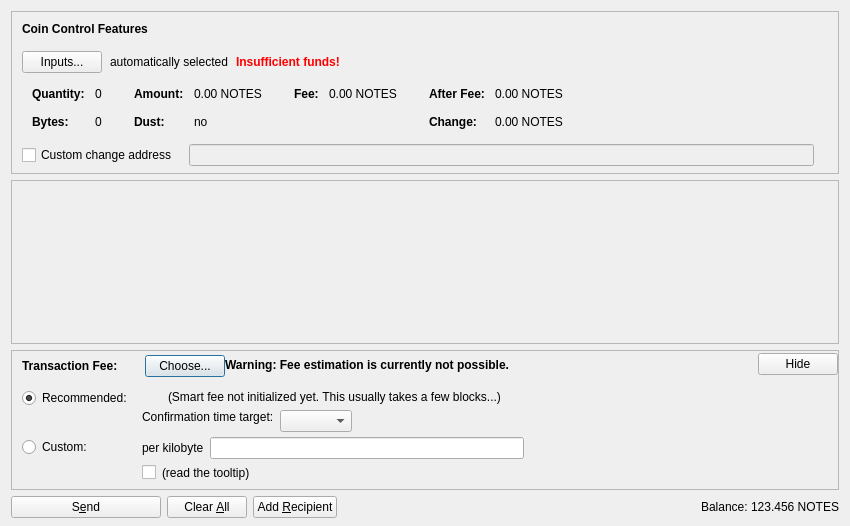
<?xml version="1.0" encoding="UTF-8"?>
<ui version="4.0">
 <class>SendCoinsDialog</class>
 <widget class="QDialog" name="SendCoinsDialog">
  <property name="geometry">
   <rect>
    <x>0</x>
    <y>0</y>
    <width>850</width>
    <height>526</height>
   </rect>
  </property>
  <property name="windowTitle">
   <string>Send Coins</string>
  </property>
  <layout class="QVBoxLayout" name="verticalLayout" stretch="0,1,0,0">
   <property name="bottomMargin">
    <number>8</number>
   </property>
   <item>
    <widget class="QFrame" name="frameCoinControl">
     <property name="sizePolicy">
      <sizepolicy hsizetype="Expanding" vsizetype="Expanding">
       <horstretch>0</horstretch>
       <verstretch>0</verstretch>
      </sizepolicy>
     </property>
     <property name="maximumSize">
      <size>
       <width>16777215</width>
       <height>16777215</height>
      </size>
     </property>
     <property name="frameShape">
      <enum>QFrame::StyledPanel</enum>
     </property>
     <property name="frameShadow">
      <enum>QFrame::Sunken</enum>
     </property>
     <layout class="QVBoxLayout" name="verticalLayoutCoinControl2">
      <property name="spacing">
       <number>0</number>
      </property>
      <property name="leftMargin">
       <number>0</number>
      </property>
      <property name="topMargin">
       <number>0</number>
      </property>
      <property name="rightMargin">
       <number>0</number>
      </property>
      <property name="bottomMargin">
       <number>6</number>
      </property>
      <item>
       <layout class="QVBoxLayout" name="verticalLayoutCoinControl" stretch="0,0,0,0,1">
        <property name="spacing">
         <number>0</number>
        </property>
        <property name="leftMargin">
         <number>10</number>
        </property>
        <property name="topMargin">
         <number>10</number>
        </property>
        <item>
         <layout class="QHBoxLayout" name="horizontalLayoutCoinControl1">
          <property name="bottomMargin">
           <number>15</number>
          </property>
          <item>
           <widget class="QLabel" name="labelCoinControlFeatures">
            <property name="sizePolicy">
             <sizepolicy hsizetype="Preferred" vsizetype="Maximum">
              <horstretch>0</horstretch>
              <verstretch>0</verstretch>
             </sizepolicy>
            </property>
            <property name="font">
             <font>
              <weight>75</weight>
              <bold>true</bold>
             </font>
            </property>
            <property name="styleSheet">
             <string notr="true">font-weight:bold;</string>
            </property>
            <property name="text">
             <string>Coin Control Features</string>
            </property>
           </widget>
          </item>
         </layout>
        </item>
        <item>
         <layout class="QHBoxLayout" name="horizontalLayoutCoinControl2" stretch="0,0,0,0">
          <property name="spacing">
           <number>8</number>
          </property>
          <property name="bottomMargin">
           <number>10</number>
          </property>
          <item>
           <widget class="QPushButton" name="pushButtonCoinControl">
            <property name="styleSheet">
             <string notr="true"/>
            </property>
            <property name="text">
             <string>Inputs...</string>
            </property>
            <property name="autoDefault">
             <bool>false</bool>
            </property>
           </widget>
          </item>
          <item>
           <widget class="QLabel" name="labelCoinControlAutomaticallySelected">
            <property name="text">
             <string>automatically selected</string>
            </property>
            <property name="margin">
             <number>5</number>
            </property>
           </widget>
          </item>
          <item>
           <widget class="QLabel" name="labelCoinControlInsuffFunds">
            <property name="font">
             <font>
              <weight>75</weight>
              <bold>true</bold>
             </font>
            </property>
            <property name="styleSheet">
             <string notr="true">color:red;font-weight:bold;</string>
            </property>
            <property name="text">
             <string>Insufficient funds!</string>
            </property>
            <property name="margin">
             <number>5</number>
            </property>
           </widget>
          </item>
          <item>
           <spacer name="horizontalSpacerCoinControl">
            <property name="orientation">
             <enum>Qt::Horizontal</enum>
            </property>
            <property name="sizeHint" stdset="0">
             <size>
              <width>40</width>
              <height>1</height>
             </size>
            </property>
           </spacer>
          </item>
         </layout>
        </item>
        <item>
         <widget class="QWidget" name="widgetCoinControl" native="true">
          <property name="sizePolicy">
           <sizepolicy hsizetype="Preferred" vsizetype="Preferred">
            <horstretch>0</horstretch>
            <verstretch>0</verstretch>
           </sizepolicy>
          </property>
          <property name="minimumSize">
           <size>
            <width>0</width>
            <height>0</height>
           </size>
          </property>
          <property name="styleSheet">
           <string notr="true"/>
          </property>
          <layout class="QHBoxLayout" name="horizontalLayoutCoinControl5">
           <property name="leftMargin">
            <number>0</number>
           </property>
           <property name="topMargin">
            <number>0</number>
           </property>
           <property name="rightMargin">
            <number>0</number>
           </property>
           <property name="bottomMargin">
            <number>0</number>
           </property>
           <item>
            <layout class="QHBoxLayout" name="horizontalLayoutCoinControl3" stretch="0,0,0,1">
             <property name="spacing">
              <number>20</number>
             </property>
             <property name="topMargin">
              <number>0</number>
             </property>
             <property name="bottomMargin">
              <number>10</number>
             </property>
             <item>
              <layout class="QFormLayout" name="formLayoutCoinControl1">
               <property name="horizontalSpacing">
                <number>10</number>
               </property>
               <property name="verticalSpacing">
                <number>14</number>
               </property>
               <property name="leftMargin">
                <number>10</number>
               </property>
               <property name="topMargin">
                <number>4</number>
               </property>
               <property name="rightMargin">
                <number>6</number>
               </property>
               <item row="0" column="0">
                <widget class="QLabel" name="labelCoinControlQuantityText">
                 <property name="font">
                  <font>
                   <weight>75</weight>
                   <bold>true</bold>
                  </font>
                 </property>
                 <property name="text">
                  <string>Quantity:</string>
                 </property>
                 <property name="margin">
                  <number>0</number>
                 </property>
                </widget>
               </item>
               <item row="0" column="1">
                <widget class="QLabel" name="labelCoinControlQuantity">
                 <property name="cursor">
                  <cursorShape>IBeamCursor</cursorShape>
                 </property>
                 <property name="contextMenuPolicy">
                  <enum>Qt::ActionsContextMenu</enum>
                 </property>
                 <property name="text">
                  <string notr="true">0</string>
                 </property>
                 <property name="margin">
                  <number>0</number>
                 </property>
                 <property name="textInteractionFlags">
                  <set>Qt::LinksAccessibleByMouse|Qt::TextSelectableByKeyboard|Qt::TextSelectableByMouse</set>
                 </property>
                </widget>
               </item>
               <item row="1" column="0">
                <widget class="QLabel" name="labelCoinControlBytesText">
                 <property name="font">
                  <font>
                   <weight>75</weight>
                   <bold>true</bold>
                  </font>
                 </property>
                 <property name="text">
                  <string>Bytes:</string>
                 </property>
                </widget>
               </item>
               <item row="1" column="1">
                <widget class="QLabel" name="labelCoinControlBytes">
                 <property name="cursor">
                  <cursorShape>IBeamCursor</cursorShape>
                 </property>
                 <property name="contextMenuPolicy">
                  <enum>Qt::ActionsContextMenu</enum>
                 </property>
                 <property name="text">
                  <string notr="true">0</string>
                 </property>
                 <property name="textInteractionFlags">
                  <set>Qt::LinksAccessibleByMouse|Qt::TextSelectableByKeyboard|Qt::TextSelectableByMouse</set>
                 </property>
                </widget>
               </item>
              </layout>
             </item>
             <item>
              <layout class="QFormLayout" name="formLayoutCoinControl2">
               <property name="horizontalSpacing">
                <number>10</number>
               </property>
               <property name="verticalSpacing">
                <number>14</number>
               </property>
               <property name="leftMargin">
                <number>6</number>
               </property>
               <property name="topMargin">
                <number>4</number>
               </property>
               <property name="rightMargin">
                <number>6</number>
               </property>
               <item row="0" column="0">
                <widget class="QLabel" name="labelCoinControlAmountText">
                 <property name="font">
                  <font>
                   <weight>75</weight>
                   <bold>true</bold>
                  </font>
                 </property>
                 <property name="text">
                  <string>Amount:</string>
                 </property>
                 <property name="margin">
                  <number>0</number>
                 </property>
                </widget>
               </item>
               <item row="0" column="1">
                <widget class="QLabel" name="labelCoinControlAmount">
                 <property name="cursor">
                  <cursorShape>IBeamCursor</cursorShape>
                 </property>
                 <property name="contextMenuPolicy">
                  <enum>Qt::ActionsContextMenu</enum>
                 </property>
                 <property name="text">
                  <string notr="true">0.00 NOTES</string>
                 </property>
                 <property name="textInteractionFlags">
                  <set>Qt::LinksAccessibleByMouse|Qt::TextSelectableByKeyboard|Qt::TextSelectableByMouse</set>
                 </property>
                </widget>
               </item>
               <item row="1" column="0">
                <widget class="QLabel" name="labelCoinControlLowOutputText">
                 <property name="font">
                  <font>
                   <weight>75</weight>
                   <bold>true</bold>
                  </font>
                 </property>
                 <property name="text">
                  <string>Dust:</string>
                 </property>
                </widget>
               </item>
               <item row="1" column="1">
                <widget class="QLabel" name="labelCoinControlLowOutput">
                 <property name="cursor">
                  <cursorShape>IBeamCursor</cursorShape>
                 </property>
                 <property name="contextMenuPolicy">
                  <enum>Qt::ActionsContextMenu</enum>
                 </property>
                 <property name="text">
                  <string notr="true">no</string>
                 </property>
                 <property name="textInteractionFlags">
                  <set>Qt::LinksAccessibleByMouse|Qt::TextSelectableByKeyboard|Qt::TextSelectableByMouse</set>
                 </property>
                </widget>
               </item>
              </layout>
             </item>
             <item>
              <layout class="QFormLayout" name="formLayoutCoinControl3">
               <property name="horizontalSpacing">
                <number>10</number>
               </property>
               <property name="verticalSpacing">
                <number>14</number>
               </property>
               <property name="leftMargin">
                <number>6</number>
               </property>
               <property name="topMargin">
                <number>4</number>
               </property>
               <property name="rightMargin">
                <number>6</number>
               </property>
               <item row="0" column="0">
                <widget class="QLabel" name="labelCoinControlFeeText">
                 <property name="font">
                  <font>
                   <weight>75</weight>
                   <bold>true</bold>
                  </font>
                 </property>
                 <property name="text">
                  <string>Fee:</string>
                 </property>
                 <property name="margin">
                  <number>0</number>
                 </property>
                </widget>
               </item>
               <item row="0" column="1">
                <widget class="QLabel" name="labelCoinControlFee">
                 <property name="cursor">
                  <cursorShape>IBeamCursor</cursorShape>
                 </property>
                 <property name="contextMenuPolicy">
                  <enum>Qt::ActionsContextMenu</enum>
                 </property>
                 <property name="text">
                  <string notr="true">0.00 NOTES</string>
                 </property>
                 <property name="textInteractionFlags">
                  <set>Qt::LinksAccessibleByMouse|Qt::TextSelectableByKeyboard|Qt::TextSelectableByMouse</set>
                 </property>
                </widget>
               </item>
              </layout>
             </item>
             <item>
              <layout class="QFormLayout" name="formLayoutCoinControl4">
               <property name="horizontalSpacing">
                <number>10</number>
               </property>
               <property name="verticalSpacing">
                <number>14</number>
               </property>
               <property name="leftMargin">
                <number>6</number>
               </property>
               <property name="topMargin">
                <number>4</number>
               </property>
               <property name="rightMargin">
                <number>6</number>
               </property>
               <item row="0" column="0">
                <widget class="QLabel" name="labelCoinControlAfterFeeText">
                 <property name="font">
                  <font>
                   <weight>75</weight>
                   <bold>true</bold>
                  </font>
                 </property>
                 <property name="text">
                  <string>After Fee:</string>
                 </property>
                 <property name="margin">
                  <number>0</number>
                 </property>
                </widget>
               </item>
               <item row="0" column="1">
                <widget class="QLabel" name="labelCoinControlAfterFee">
                 <property name="cursor">
                  <cursorShape>IBeamCursor</cursorShape>
                 </property>
                 <property name="contextMenuPolicy">
                  <enum>Qt::ActionsContextMenu</enum>
                 </property>
                 <property name="text">
                  <string notr="true">0.00 NOTES</string>
                 </property>
                 <property name="textInteractionFlags">
                  <set>Qt::LinksAccessibleByMouse|Qt::TextSelectableByKeyboard|Qt::TextSelectableByMouse</set>
                 </property>
                </widget>
               </item>
               <item row="1" column="0">
                <widget class="QLabel" name="labelCoinControlChangeText">
                 <property name="font">
                  <font>
                   <weight>75</weight>
                   <bold>true</bold>
                  </font>
                 </property>
                 <property name="text">
                  <string>Change:</string>
                 </property>
                </widget>
               </item>
               <item row="1" column="1">
                <widget class="QLabel" name="labelCoinControlChange">
                 <property name="cursor">
                  <cursorShape>IBeamCursor</cursorShape>
                 </property>
                 <property name="contextMenuPolicy">
                  <enum>Qt::ActionsContextMenu</enum>
                 </property>
                 <property name="text">
                  <string notr="true">0.00 NOTES</string>
                 </property>
                 <property name="textInteractionFlags">
                  <set>Qt::LinksAccessibleByMouse|Qt::TextSelectableByKeyboard|Qt::TextSelectableByMouse</set>
                 </property>
                </widget>
               </item>
              </layout>
             </item>
            </layout>
           </item>
          </layout>
         </widget>
        </item>
        <item>
         <layout class="QHBoxLayout" name="horizontalLayoutCoinControl4" stretch="0,0,0">
          <property name="spacing">
           <number>12</number>
          </property>
          <property name="sizeConstraint">
           <enum>QLayout::SetDefaultConstraint</enum>
          </property>
          <property name="topMargin">
           <number>5</number>
          </property>
          <property name="rightMargin">
           <number>5</number>
          </property>
          <item>
           <widget class="QCheckBox" name="checkBoxCoinControlChange">
            <property name="toolTip">
             <string>If this is activated, but the change address is empty or invalid, change will be sent to a newly generated address.</string>
            </property>
            <property name="text">
             <string>Custom change address</string>
            </property>
           </widget>
          </item>
          <item>
           <widget class="QValidatedLineEdit" name="lineEditCoinControlChange">
            <property name="enabled">
             <bool>false</bool>
            </property>
            <property name="sizePolicy">
             <sizepolicy hsizetype="Expanding" vsizetype="Fixed">
              <horstretch>0</horstretch>
              <verstretch>0</verstretch>
             </sizepolicy>
            </property>
           </widget>
          </item>
          <item>
           <widget class="QLabel" name="labelCoinControlChangeLabel">
            <property name="sizePolicy">
             <sizepolicy hsizetype="Preferred" vsizetype="Expanding">
              <horstretch>0</horstretch>
              <verstretch>0</verstretch>
             </sizepolicy>
            </property>
            <property name="minimumSize">
             <size>
              <width>0</width>
              <height>0</height>
             </size>
            </property>
            <property name="text">
             <string/>
            </property>
            <property name="margin">
             <number>3</number>
            </property>
           </widget>
          </item>
         </layout>
        </item>
        <item>
         <spacer name="verticalSpacerCoinControl">
          <property name="orientation">
           <enum>Qt::Vertical</enum>
          </property>
          <property name="sizeHint" stdset="0">
           <size>
            <width>800</width>
            <height>1</height>
           </size>
          </property>
         </spacer>
        </item>
       </layout>
      </item>
     </layout>
    </widget>
   </item>
   <item>
    <widget class="QScrollArea" name="scrollArea">
     <property name="widgetResizable">
      <bool>true</bool>
     </property>
     <widget class="QWidget" name="scrollAreaWidgetContents">
      <property name="geometry">
       <rect>
        <x>0</x>
        <y>0</y>
        <width>830</width>
        <height>104</height>
       </rect>
      </property>
      <layout class="QVBoxLayout" name="verticalLayout_2" stretch="0,1">
       <property name="leftMargin">
        <number>0</number>
       </property>
       <property name="topMargin">
        <number>0</number>
       </property>
       <property name="rightMargin">
        <number>0</number>
       </property>
       <property name="bottomMargin">
        <number>0</number>
       </property>
       <item>
        <layout class="QVBoxLayout" name="entries">
         <property name="spacing">
          <number>6</number>
         </property>
        </layout>
       </item>
       <item>
        <spacer name="verticalSpacer">
         <property name="orientation">
          <enum>Qt::Vertical</enum>
         </property>
         <property name="sizeHint" stdset="0">
          <size>
           <width>20</width>
           <height>40</height>
          </size>
         </property>
        </spacer>
       </item>
      </layout>
     </widget>
    </widget>
   </item>
   <item>
    <widget class="QFrame" name="frameFee">
     <property name="sizePolicy">
      <sizepolicy hsizetype="Expanding" vsizetype="Expanding">
       <horstretch>0</horstretch>
       <verstretch>0</verstretch>
      </sizepolicy>
     </property>
     <property name="maximumSize">
      <size>
       <width>16777215</width>
       <height>16777215</height>
      </size>
     </property>
     <property name="frameShape">
      <enum>QFrame::StyledPanel</enum>
     </property>
     <property name="frameShadow">
      <enum>QFrame::Sunken</enum>
     </property>
     <layout class="QVBoxLayout" name="verticalLayoutFee1">
      <property name="spacing">
       <number>0</number>
      </property>
      <property name="leftMargin">
       <number>0</number>
      </property>
      <property name="topMargin">
       <number>0</number>
      </property>
      <property name="rightMargin">
       <number>0</number>
      </property>
      <property name="bottomMargin">
       <number>0</number>
      </property>
      <item>
       <layout class="QVBoxLayout" name="verticalLayoutFee2" stretch="0,0,0">
        <property name="spacing">
         <number>0</number>
        </property>
        <property name="leftMargin">
         <number>10</number>
        </property>
        <property name="topMargin">
         <number>0</number>
        </property>
        <item>
         <layout class="QHBoxLayout" name="horizontalLayoutFee1">
          <property name="bottomMargin">
           <number>0</number>
          </property>
          <item>
           <layout class="QVBoxLayout" name="verticalLayoutFee7">
            <property name="spacing">
             <number>0</number>
            </property>
            <item>
             <spacer name="verticalSpacerSmartFee">
              <property name="orientation">
               <enum>Qt::Vertical</enum>
              </property>
              <property name="sizeType">
               <enum>QSizePolicy::Fixed</enum>
              </property>
              <property name="sizeHint" stdset="0">
               <size>
                <width>1</width>
                <height>4</height>
               </size>
              </property>
             </spacer>
            </item>
            <item>
             <layout class="QHBoxLayout" name="horizontalLayoutSmartFee">
              <property name="spacing">
               <number>10</number>
              </property>
              <item>
               <widget class="QLabel" name="labelFeeHeadline">
                <property name="sizePolicy">
                 <sizepolicy hsizetype="Preferred" vsizetype="Maximum">
                  <horstretch>0</horstretch>
                  <verstretch>0</verstretch>
                 </sizepolicy>
                </property>
                <property name="font">
                 <font>
                  <weight>75</weight>
                  <bold>true</bold>
                 </font>
                </property>
                <property name="styleSheet">
                 <string notr="true">font-weight:bold;</string>
                </property>
                <property name="text">
                 <string>Transaction Fee:</string>
                </property>
               </widget>
              </item>
              <item>
               <widget class="QLabel" name="labelFeeMinimized">
                <property name="text">
                 <string/>
                </property>
               </widget>
              </item>
              <item>
               <widget class="QPushButton" name="buttonChooseFee">
                <property name="text">
                 <string>Choose...</string>
                </property>
               </widget>
              </item>
             </layout>
            </item>
            <item>
             <spacer name="verticalSpacer_5">
              <property name="orientation">
               <enum>Qt::Vertical</enum>
              </property>
              <property name="sizeHint" stdset="0">
               <size>
                <width>1</width>
                <height>1</height>
               </size>
              </property>
             </spacer>
            </item>
           </layout>
          </item>
          <item>
           <widget class="QLabel" name="fallbackFeeWarningLabel">
            <property name="toolTip">
             <string>Using the fallbackfee can result in sending a transaction that will take several hours or days (or never) to confirm. Consider choosing your fee manually or wait until you have validated the complete chain.</string>
            </property>
            <property name="font">
            <font>
                <weight>75</weight>
                <bold>true</bold>
            </font>
            </property>
            <property name="text">
             <string>Warning: Fee estimation is currently not possible.</string>
            </property>
            <property name="wordWrap">
             <bool>false</bool>
            </property>
           </widget>
          </item>
          <item>
           <spacer name="horizontalSpacer_4">
            <property name="orientation">
             <enum>Qt::Horizontal</enum>
            </property>
            <property name="sizeType">
             <enum>QSizePolicy::MinimumExpanding</enum>
            </property>
            <property name="sizeHint" stdset="0">
             <size>
              <width>40</width>
              <height>20</height>
             </size>
            </property>
           </spacer>
          </item>
          <item>
           <widget class="QPushButton" name="buttonMinimizeFee">
            <property name="toolTip">
             <string>collapse fee-settings</string>
            </property>
            <property name="text">
             <string>Hide</string>
            </property>
           </widget>
          </item>
         </layout>
        </item>
        <item>
         <widget class="QFrame" name="frameFeeSelection">
          <layout class="QVBoxLayout" name="verticalLayoutFee12">
           <property name="spacing">
            <number>0</number>
           </property>
           <property name="leftMargin">
            <number>0</number>
           </property>
           <property name="topMargin">
            <number>0</number>
           </property>
           <property name="rightMargin">
            <number>0</number>
           </property>
           <property name="bottomMargin">
            <number>0</number>
           </property>
           <item>
            <layout class="QGridLayout" name="gridLayoutFee">
             <property name="topMargin">
              <number>10</number>
             </property>
             <property name="bottomMargin">
              <number>4</number>
             </property>
             <property name="horizontalSpacing">
              <number>10</number>
             </property>
             <property name="verticalSpacing">
              <number>4</number>
             </property>
             <item row="1" column="1">
              <layout class="QVBoxLayout" name="verticalLayoutFee8">
               <property name="spacing">
                <number>6</number>
               </property>
               <item>
                <layout class="QHBoxLayout" name="horizontalLayoutFee13">
                 <item>
                  <widget class="QLabel" name="labelCustomPerKilobyte">
                   <property name="toolTip">
                    <string>If the custom fee is set to 1000 satoshis and the transaction is only 250 bytes, then &quot;per kilobyte&quot; only pays 250 satoshis in fee, while &quot;total at least&quot; pays 1000 satoshis. For transactions bigger than a kilobyte both pay by kilobyte.</string>
                   </property>
                   <property name="text">
                    <string>per kilobyte</string>
                   </property>
                  </widget>
                 </item>
                 <item>
                  <widget class="BitcoinAmountField" name="customFee"/>
                 </item>
                 <item>
                  <spacer name="horizontalSpacer_6">
                   <property name="orientation">
                    <enum>Qt::Horizontal</enum>
                   </property>
                   <property name="sizeHint" stdset="0">
                    <size>
                     <width>1</width>
                     <height>1</height>
                    </size>
                   </property>
                  </spacer>
                 </item>
                </layout>
               </item>
               <item>
                <layout class="QHBoxLayout" name="horizontalLayoutFee8">
                 <item>
                  <widget class="QCheckBox" name="checkBoxMinimumFee">
                   <property name="toolTip">
                    <string>Paying only the minimum fee is just fine as long as there is less transaction volume than space in the blocks. But be aware that this can end up in a never confirming transaction once there is more demand for notecoin transactions than the network can process.</string>
                   </property>
                   <property name="text">
                    <string/>
                   </property>
                  </widget>
                 </item>
                 <item>
                  <widget class="QLabel" name="labelMinFeeWarning">
                   <property name="enabled">
                    <bool>true</bool>
                   </property>
                   <property name="toolTip">
                    <string>Paying only the minimum fee is just fine as long as there is less transaction volume than space in the blocks. But be aware that this can end up in a never confirming transaction once there is more demand for notecoin transactions than the network can process.</string>
                   </property>
                   <property name="text">
                    <string>(read the tooltip)</string>
                   </property>
                   <property name="margin">
                    <number>5</number>
                   </property>
                  </widget>
                 </item>
                 <item>
                  <spacer name="horizontalSpacer_2">
                   <property name="orientation">
                    <enum>Qt::Horizontal</enum>
                   </property>
                   <property name="sizeHint" stdset="0">
                    <size>
                     <width>1</width>
                     <height>1</height>
                    </size>
                   </property>
                  </spacer>
                 </item>
                </layout>
               </item>
              </layout>
             </item>
             <item row="0" column="0">
              <layout class="QVBoxLayout" name="verticalLayoutFee4" stretch="0,1">
               <item>
                <widget class="QRadioButton" name="radioSmartFee">
                 <property name="text">
                  <string>Recommended:</string>
                 </property>
                 <property name="checked">
                  <bool>true</bool>
                 </property>
                 <attribute name="buttonGroup">
                  <string notr="true">groupFee</string>
                 </attribute>
                </widget>
               </item>
               <item>
                <spacer name="verticalSpacer_2">
                 <property name="orientation">
                  <enum>Qt::Vertical</enum>
                 </property>
                 <property name="sizeHint" stdset="0">
                  <size>
                   <width>1</width>
                   <height>1</height>
                  </size>
                 </property>
                </spacer>
               </item>
              </layout>
             </item>
             <item row="1" column="0">
              <layout class="QVBoxLayout" name="verticalLayoutFee9" stretch="0,1">
               <item>
                <widget class="QRadioButton" name="radioCustomFee">
                 <property name="text">
                  <string>Custom:</string>
                 </property>
                 <attribute name="buttonGroup">
                  <string notr="true">groupFee</string>
                 </attribute>
                </widget>
               </item>
               <item>
                <spacer name="verticalSpacer_6">
                 <property name="orientation">
                  <enum>Qt::Vertical</enum>
                 </property>
                 <property name="sizeHint" stdset="0">
                  <size>
                   <width>1</width>
                   <height>1</height>
                  </size>
                 </property>
                </spacer>
               </item>
              </layout>
             </item>
             <item row="0" column="1">
              <layout class="QVBoxLayout" name="verticalLayoutFee3" stretch="0,0,1">
               <property name="spacing">
                <number>6</number>
               </property>
               <property name="topMargin">
                <number>2</number>
               </property>
               <item>
                <layout class="QHBoxLayout" name="horizontalLayoutFee12">
                 <item>
                  <widget class="QLabel" name="labelSmartFee">
                   <property name="text">
                    <string/>
                   </property>
                   <property name="margin">
                    <number>2</number>
                   </property>
                  </widget>
                 </item>
                 <item>
                  <widget class="QLabel" name="labelFeeEstimation">
                   <property name="text">
                    <string/>
                   </property>
                  </widget>
                 </item>
                 <item>
                  <widget class="QLabel" name="labelSmartFee2">
                   <property name="text">
                    <string>(Smart fee not initialized yet. This usually takes a few blocks...)</string>
                   </property>
                   <property name="margin">
                    <number>2</number>
                   </property>
                  </widget>
                 </item>
                 <item>
                  <spacer name="horizontalSpacer_5">
                   <property name="orientation">
                    <enum>Qt::Horizontal</enum>
                   </property>
                   <property name="sizeHint" stdset="0">
                    <size>
                     <width>1</width>
                     <height>1</height>
                    </size>
                   </property>
                  </spacer>
                 </item>
                </layout>
               </item>
               <item>
                <layout class="QHBoxLayout" name="horizontalLayoutFee9">
                 <item>
                  <layout class="QVBoxLayout" name="verticalLayoutFee6">
                   <item>
                    <widget class="QLabel" name="labelSmartFee3">
                     <property name="text">
                      <string>Confirmation time target:</string>
                     </property>
                     <property name="margin">
                      <number>2</number>
                     </property>
                    </widget>
                   </item>
                   <item>
                    <spacer name="verticalSpacer_3">
                     <property name="orientation">
                      <enum>Qt::Vertical</enum>
                     </property>
                     <property name="sizeHint" stdset="0">
                      <size>
                       <width>1</width>
                       <height>1</height>
                      </size>
                     </property>
                    </spacer>
                   </item>
                  </layout>
                 </item>
                 <item>
                  <layout class="QVBoxLayout" name="verticalLayoutFee5">
                   <property name="rightMargin">
                    <number>30</number>
                   </property>
                   <item>
                    <layout class="QHBoxLayout" name="horizontalLayoutConfTarget">
                     <property name="bottomMargin">
                      <number>0</number>
                     </property>
                     <item>
                      <widget class="QComboBox" name="confTargetSelector"/>
                     </item>
                     <item>
                      <spacer name="horizontalSpacerConfTarget">
                       <property name="orientation">
                        <enum>Qt::Horizontal</enum>
                       </property>
                       <property name="sizeHint" stdset="0">
                        <size>
                         <width>40</width>
                         <height>20</height>
                        </size>
                       </property>
                      </spacer>
                     </item>
                    </layout>
                   </item>
                  </layout>
                 </item>
                </layout>
               </item>
               <item>
                <spacer name="verticalSpacer_4">
                 <property name="orientation">
                  <enum>Qt::Vertical</enum>
                 </property>
                 <property name="sizeHint" stdset="0">
                  <size>
                   <width>1</width>
                   <height>1</height>
                  </size>
                 </property>
                </spacer>
               </item>
              </layout>
             </item>
            </layout>
           </item>
          </layout>
         </widget>
        </item>
        <item>
         <spacer name="verticalSpacerFee">
          <property name="orientation">
           <enum>Qt::Vertical</enum>
          </property>
          <property name="sizeHint" stdset="0">
           <size>
            <width>40</width>
            <height>5</height>
           </size>
          </property>
         </spacer>
        </item>
       </layout>
      </item>
     </layout>
    </widget>
   </item>
   <item>
    <layout class="QHBoxLayout" name="horizontalLayout">
     <item>
      <widget class="QPushButton" name="sendButton">
       <property name="minimumSize">
        <size>
         <width>150</width>
         <height>0</height>
        </size>
       </property>
       <property name="toolTip">
        <string>Confirm the send action</string>
       </property>
       <property name="text">
        <string>S&amp;end</string>
       </property>
       <property name="icon">
        <iconset resource="../bitcoin.qrc">
         <normaloff>:/icons/send</normaloff>:/icons/send</iconset>
       </property>
       <property name="autoDefault">
        <bool>false</bool>
       </property>
       <property name="default">
        <bool>false</bool>
       </property>
      </widget>
     </item>
     <item>
      <widget class="QPushButton" name="clearButton">
       <property name="sizePolicy">
        <sizepolicy hsizetype="Minimum" vsizetype="Fixed">
         <horstretch>0</horstretch>
         <verstretch>0</verstretch>
        </sizepolicy>
       </property>
       <property name="toolTip">
        <string>Clear all fields of the form.</string>
       </property>
       <property name="text">
        <string>Clear &amp;All</string>
       </property>
       <property name="icon">
        <iconset resource="../bitcoin.qrc">
         <normaloff>:/icons/remove</normaloff>:/icons/remove</iconset>
       </property>
       <property name="autoDefault">
        <bool>false</bool>
       </property>
      </widget>
     </item>
     <item>
      <widget class="QPushButton" name="addButton">
       <property name="toolTip">
        <string>Send to multiple recipients at once</string>
       </property>
       <property name="text">
        <string>Add &amp;Recipient</string>
       </property>
       <property name="icon">
        <iconset resource="../bitcoin.qrc">
         <normaloff>:/icons/add</normaloff>:/icons/add</iconset>
       </property>
       <property name="autoDefault">
        <bool>false</bool>
       </property>
      </widget>
     </item>
     <item>
      <spacer name="horizontalSpacer">
       <property name="orientation">
        <enum>Qt::Horizontal</enum>
       </property>
       <property name="sizeHint" stdset="0">
        <size>
         <width>40</width>
         <height>20</height>
        </size>
       </property>
      </spacer>
     </item>
     <item>
      <layout class="QHBoxLayout" name="horizontalLayout_2">
       <property name="spacing">
        <number>3</number>
       </property>
       <item>
        <widget class="QLabel" name="label">
         <property name="sizePolicy">
          <sizepolicy hsizetype="Preferred" vsizetype="Fixed">
           <horstretch>0</horstretch>
           <verstretch>0</verstretch>
          </sizepolicy>
         </property>
         <property name="text">
          <string>Balance:</string>
         </property>
        </widget>
       </item>
       <item>
        <widget class="QLabel" name="labelBalance">
         <property name="sizePolicy">
          <sizepolicy hsizetype="Preferred" vsizetype="Fixed">
           <horstretch>0</horstretch>
           <verstretch>0</verstretch>
          </sizepolicy>
         </property>
         <property name="cursor">
          <cursorShape>IBeamCursor</cursorShape>
         </property>
         <property name="text">
          <string notr="true">123.456 NOTES</string>
         </property>
         <property name="textInteractionFlags">
          <set>Qt::LinksAccessibleByMouse|Qt::TextSelectableByKeyboard|Qt::TextSelectableByMouse</set>
         </property>
        </widget>
       </item>
      </layout>
     </item>
    </layout>
   </item>
  </layout>
 </widget>
 <customwidgets>
  <customwidget>
   <class>QValidatedLineEdit</class>
   <extends>QLineEdit</extends>
   <header>qt/qvalidatedlineedit.h</header>
  </customwidget>
  <customwidget>
   <class>BitcoinAmountField</class>
   <extends>QLineEdit</extends>
   <header>qt/bitcoinamountfield.h</header>
   <container>1</container>
  </customwidget>
 </customwidgets>
 <resources>
  <include location="../bitcoin.qrc"/>
 </resources>
 <connections/>
 <buttongroups>
  <buttongroup name="groupFee"/>
 </buttongroups>
</ui>
